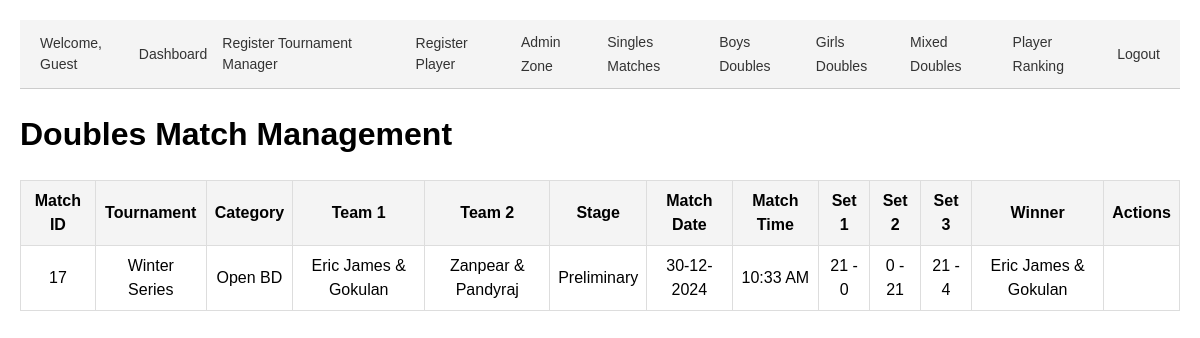
/edit_match_doubles.php?tournament_id=3, run on an earlier commit of the app's database.
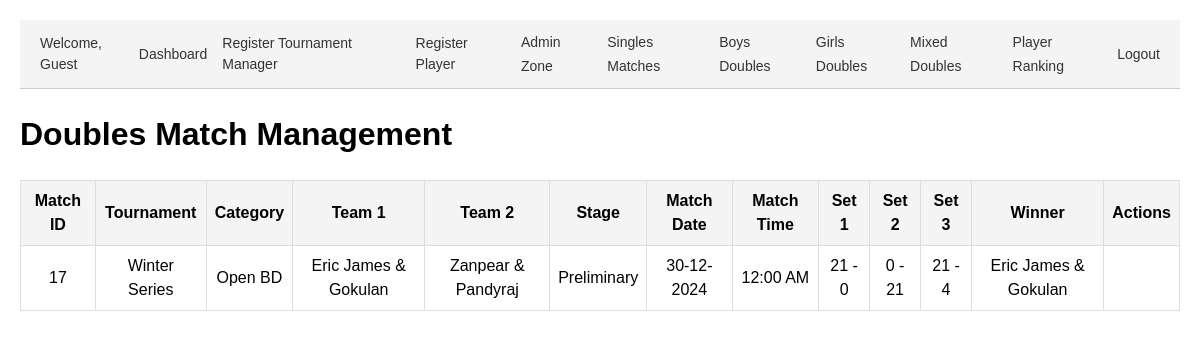
And on a later commit of the database.
### tables this page shows
CREATE TABLE `matches` (
  `id` int(11) NOT NULL,
  `tournament_id` int(11) NOT NULL,
  `category_id` int(11) NOT NULL,
  `pool` enum('A','B') DEFAULT NULL,
  `player1_id` int(11) DEFAULT NULL,
  `player2_id` int(11) DEFAULT NULL,
  `pre_quarter` tinyint(1) DEFAULT 0,
  `quarter` tinyint(1) DEFAULT 0,
  `semi` tinyint(1) DEFAULT 0,
  `final` tinyint(1) DEFAULT 0,
  `set1_player1_points` int(11) DEFAULT 0,
  `set1_player2_points` int(11) DEFAULT 0,
  `set2_player1_points` int(11) DEFAULT 0,
  `set2_player2_points` int(11) DEFAULT 0,
  `set3_player1_points` int(11) DEFAULT 0,
  `set3_player2_points` int(11) DEFAULT 0,
  `created_by` int(11) DEFAULT NULL,
  `moderated_by` int(11) DEFAULT NULL,
  `stage` enum('Pre Quarter Finals','Quarter Finals','Semifinals','Finals','Preliminary') NOT NULL,
  `match_date` date DEFAULT NULL,
  `match_time` time DEFAULT NULL,
  `team1_player1_id` int(11) NOT NULL DEFAULT 0,
  `team1_player2_id` int(11) NOT NULL DEFAULT 0,
  `team2_player1_id` int(11) DEFAULT 0,
  `team2_player2_id` int(11) DEFAULT 0,
  `set1_team1_points` int(11) NOT NULL DEFAULT 0,
  `set1_team2_points` int(11) DEFAULT 0,
  `set2_team1_points` int(11) DEFAULT 0,
  `set2_team2_points` int(11) DEFAULT 0,
  `set3_team1_points` int(11) DEFAULT 0,
  `set3_team2_points` int(11) DEFAULT 0,
  `player3_id` int(11) DEFAULT NULL,
  `player4_id` int(11) DEFAULT NULL,
  `deleted_at` datetime DEFAULT NULL
);

CREATE TABLE `tournaments` (
  `id` int(11) NOT NULL,
  `name` varchar(255) NOT NULL,
  `created_by` int(11) DEFAULT NULL,
  `year` int(11) NOT NULL DEFAULT year(curdate()),
  `moderated_by` int(11) DEFAULT NULL
);

CREATE TABLE `categories` (
  `id` int(11) NOT NULL,
  `name` varchar(255) NOT NULL,
  `created_by` int(11) NOT NULL,
  `age_group` varchar(255) DEFAULT NULL,
  `sex` varchar(10) DEFAULT NULL,
  `type` enum('singles','doubles','mixed doubles') DEFAULT 'singles',
  `tournament_id` int(11) NOT NULL
);

### edit_match_doubles.php (the view, shortened to what this page needs)
<?php include 'header.php'; ?>
<?php
require_once 'conn.php';
$conn = new mysqli($servername, $username, $password, $dbname);
$tournament_id = $_GET['tournament_id'] ?? '';
$query = "
    SELECT
        m.id AS match_id,
        t.name AS tournament_name,
        c.name AS category_name,
        c.type AS category_type, /* Doubles or Mixed Doubles */
        p1.name AS team1_player1_name,
        p2.name AS team1_player2_name,
        p3.name AS team2_player1_name,
        p4.name AS team2_player2_name,
        m.stage,
        m.match_date,
        m.match_time,
        m.set1_team1_points,
        m.set1_team2_points,
        m.set2_team1_points,
        m.set2_team2_points,
        m.set3_team1_points,
        m.set3_team2_points
    FROM matches m
    INNER JOIN tournaments t ON m.tournament_id = t.id
    INNER JOIN categories c ON m.category_id = c.id
    LEFT JOIN players p1 ON m.team1_player1_id = p1.id
    LEFT JOIN players p2 ON m.team1_player2_id = p2.id
    LEFT JOIN players p3 ON m.team2_player1_id = p3.id
    LEFT JOIN players p4 ON m.team2_player2_id = p4.id
    WHERE c.type IN ('doubles', 'mixed doubles')
";
if ($tournament_id) {
    $query .= " AND m.tournament_id = $tournament_id";
}
$query .= " ORDER BY m.id";
$result = $conn->query($query);
?>
<!DOCTYPE html>
<html lang="en">
<head>
</head>
<body>
    <h1>Doubles Match Management</h1>
    <?php if ($result->num_rows > 0): ?>
        <table>
            <tr>
                <th>Match ID</th>
                <th>Tournament</th>
                <th>Category</th>
                <th>Team 1</th>
                <th>Team 2</th>
                <th>Stage</th>
                <th>Match Date</th>
                <th>Match Time</th>
                <th>Set 1</th>
                <th>Set 2</th>
                <th>Set 3</th>
                <th>Winner</th>
                <th>Actions</th>
            </tr>
            <?php while ($row = $result->fetch_assoc()):
                $team1 = $row['team1_player1_name'] . " & " . $row['team1_player2_name'];
                $team2 = $row['team2_player1_name'] . " & " . $row['team2_player2_name'];
                $team1_total = $row['set1_team1_points'] + $row['set2_team1_points'] + $row['set3_team1_points'];
                $team2_total = $row['set1_team2_points'] + $row['set2_team2_points'] + $row['set3_team2_points'];
                $winner = $team1_total > $team2_total ? $team1 : ($team1_total < $team2_total ? $team2 : 'Draw');
            ?>
                <tr>
                    <td><?= $row['match_id'] ?></td>
                    <td><?= $row['tournament_name'] ?></td>
                    <td><?= $row['category_name'] ?></td>
                    <td><?= $team1 ?></td>
                    <td><?= $team2 ?></td>
                    <td><?= $row['stage'] ?></td>
                    <td><?= $row['match_date'] ? date("d-m-Y", strtotime($row['match_date'])) : 'N/A' ?></td>
                    <td><?= $row['match_time'] ? date("h:i A", strtotime($row['match_time'])) : 'N/A' ?></td>
                    <td><?= $row['set1_team1_points'] . ' - ' . $row['set1_team2_points'] ?></td>
                    <td><?= $row['set2_team1_points'] . ' - ' . $row['set2_team2_points'] ?></td>
                    <td><?= $row['set3_team1_points'] . ' - ' . $row['set3_team2_points'] ?></td>
                    <td><?= $winner ?></td>
                    <td>
                    </td>
                </tr>
            <?php endwhile; ?>
        </table>
    <?php else: ?>
        <p>No matches found for the selected filters.</p>
    <?php endif; ?>
</body>
</html>

What changed in the data, as far as the page shows it:
changed matches "Preliminary": match_time "10:33 AM" → "12:00 AM"
